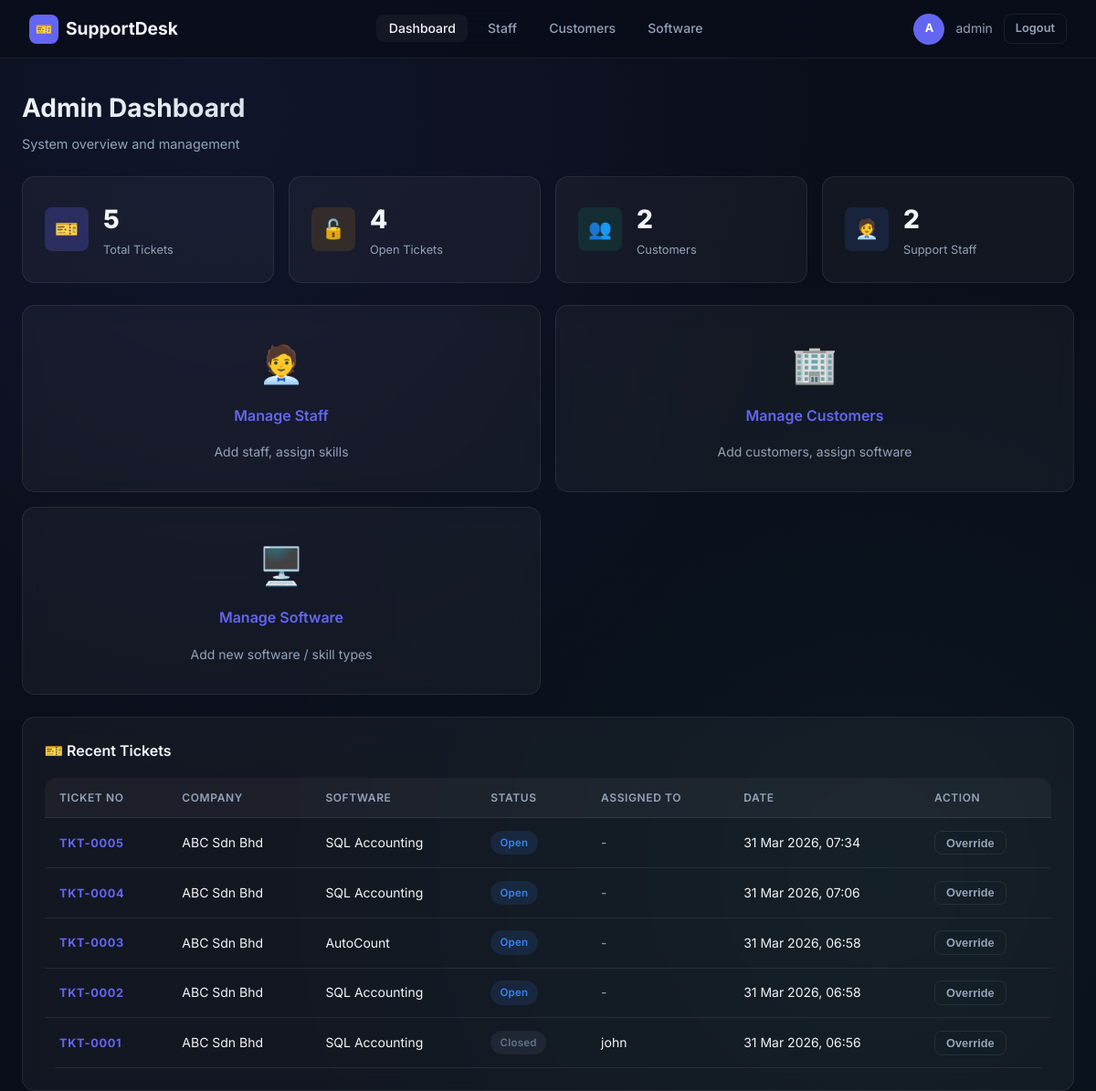
Page /admin/dashboard (signed in) on the committed database.
### models.py (models this page shows, shortened)
class StaffUser(UserMixin, db.Model):
    __tablename__ = 'staff_users'
    id = db.Column(db.Integer, primary_key=True)
    username = db.Column(db.String(80), unique=True, nullable=False)
    password_hash = db.Column(db.String(200), nullable=False)
    role = db.Column(db.String(20), nullable=False, default='support')  # admin / support
    skills = db.relationship('StaffSkill', backref='staff', lazy=True)

class Ticket(db.Model):
    __tablename__ = 'tickets'
    id = db.Column(db.Integer, primary_key=True)
    ticket_no = db.Column(db.String(20), unique=True, nullable=False)
    company_id = db.Column(db.Integer, db.ForeignKey('customers.id'), nullable=False)
    user_id = db.Column(db.Integer, db.ForeignKey('users.id'), nullable=False)
    software_id = db.Column(db.Integer, db.ForeignKey('software_types.id'), nullable=False)
    description = db.Column(db.Text, nullable=False)
    priority = db.Column(db.String(20), default='Normal')  # Low / Normal / High / Urgent
    attachment = db.Column(db.String(200), nullable=True)
    status = db.Column(db.String(30), default='Open')  # Open / Assigned / In Progress / Closed
    assigned_to = db.Column(db.Integer, db.ForeignKey('staff_users.id'), nullable=True)
    assigned_at = db.Column(db.DateTime, nullable=True)
    support_status_at_creation = db.Column(db.String(20), nullable=False)
    preferred_staff_id = db.Column(db.Integer, db.ForeignKey('staff_users.id'), nullable=True)
    preferred_status = db.Column(db.String(20), nullable=True)  # Pending / Accepted / Rejected
    remote_tool = db.Column(db.String(50), nullable=True)
    remote_id = db.Column(db.String(50), nullable=True)
    remote_password = db.Column(db.String(50), nullable=True)
    staff_remark = db.Column(db.Text, nullable=True)
    created_at = db.Column(db.DateTime, default=db.func.now())
    closed_at = db.Column(db.DateTime, nullable=True)
    software = db.relationship('SoftwareType')
    submitter = db.relationship('User', foreign_keys=[user_id])
    assignee = db.relationship('StaffUser', foreign_keys=[assigned_to])
    preferred_staff = db.relationship('StaffUser', foreign_keys=[preferred_staff_id])
    replies = db.relationship('Reply', backref='ticket', lazy=True, order_by='Reply.created_at')
    transfer_requests = db.relationship('TransferRequest', backref='ticket', lazy=True)

class Customer(db.Model):
    __tablename__ = 'customers'
    id = db.Column(db.Integer, primary_key=True)
    company_name = db.Column(db.String(120), nullable=False)
    support_start = db.Column(db.Date, nullable=False)
    support_end = db.Column(db.Date, nullable=False)
    phone_number = db.Column(db.String(30), nullable=False)
    users = db.relationship('User', backref='company', lazy=True)
    tickets = db.relationship('Ticket', backref='company', lazy=True)
    software_links = db.relationship('CustomerSoftware', backref='customer', lazy=True)

class SoftwareType(db.Model):
    __tablename__ = 'software_types'
    id = db.Column(db.Integer, primary_key=True)
    name = db.Column(db.String(100), nullable=False, unique=True)

### routes/admin.py (the view)
@admin_bp.route('/dashboard')
@login_required
@require_admin
def dashboard():
    total_tickets = Ticket.query.count()
    open_tickets = Ticket.query.filter(Ticket.status != 'Closed').count()
    total_customers = Customer.query.count()
    total_staff = StaffUser.query.filter_by(role='support').count()
    recent_tickets = Ticket.query.order_by(Ticket.created_at.desc()).limit(10).all()
    all_staff = StaffUser.query.filter_by(role='support').all()
    return render_template('admin/dashboard.html',
                           total_tickets=total_tickets,
                           open_tickets=open_tickets,
                           total_customers=total_customers,
                           total_staff=total_staff,
                           recent_tickets=recent_tickets,
                           all_staff=all_staff)

### models.py (called while the page is built)
@login_manager.user_loader
def load_user(user_id):
    if user_id.startswith('staff-'):
        return StaffUser.query.get(int(user_id.split('-')[1]))
    elif user_id.startswith('user-'):
        return User.query.get(int(user_id.split('-')[1]))
    return None

### routes/admin.py (called while the page is built)
def require_admin(f):
    from functools import wraps
    @wraps(f)
    def decorated(*args, **kwargs):
        if not isinstance(current_user, StaffUser) or current_user.role != 'admin':
            flash('Admin access required.', 'error')
            return redirect(url_for('auth.staff_login'))
        return f(*args, **kwargs)
    return decorated

### templates/admin/dashboard.html (shortened to what this page needs)
{% extends 'base.html' %}
{% block content %}
<div class="container">
  <div class="page-header">
    <h1 class="page-title">Admin Dashboard</h1>
    <p class="page-subtitle">System overview and management</p>
  </div>
  <div class="stats-grid mb-6">
    <div class="stat-card">
      <div class="stat-icon purple">🎫</div>
      <div><div class="stat-value">{{ total_tickets }}</div><div class="stat-label">Total Tickets</div></div>
    </div>
    <div class="stat-card">
      <div class="stat-icon yellow">🔓</div>
      <div><div class="stat-value">{{ open_tickets }}</div><div class="stat-label">Open Tickets</div></div>
    </div>
    <div class="stat-card">
      <div class="stat-icon green">👥</div>
      <div><div class="stat-value">{{ total_customers }}</div><div class="stat-label">Customers</div></div>
    </div>
    <div class="stat-card">
      <div class="stat-icon blue">🧑‍💼</div>
      <div><div class="stat-value">{{ total_staff }}</div><div class="stat-label">Support Staff</div></div>
    </div>
  </div>
  <div class="grid-2 mb-6">
    <a href="{{ url_for('admin.manage_staff') }}" style="text-decoration:none;">
      <div class="card" style="text-align:center; padding:2rem; cursor:pointer;">
        <div style="font-size:2.5rem; margin-bottom:0.75rem;">🧑‍💼</div>
        <div class="font-semibold" style="font-size:1rem;">Manage Staff</div>
        <div class="text-sm text-muted mt-4">Add staff, assign skills</div>
      </div>
    </a>
    <a href="{{ url_for('admin.manage_customers') }}" style="text-decoration:none;">
      <div class="card" style="text-align:center; padding:2rem; cursor:pointer;">
        <div style="font-size:2.5rem; margin-bottom:0.75rem;">🏢</div>
        <div class="font-semibold" style="font-size:1rem;">Manage Customers</div>
        <div class="text-sm text-muted mt-4">Add customers, assign software</div>
      </div>
    </a>
    <a href="{{ url_for('admin.manage_software') }}" style="text-decoration:none;">
      <div class="card" style="text-align:center; padding:2rem; cursor:pointer;">
        <div style="font-size:2.5rem; margin-bottom:0.75rem;">🖥️</div>
        <div class="font-semibold" style="font-size:1rem;">Manage Software</div>
        <div class="text-sm text-muted mt-4">Add new software / skill types</div>
      </div>
    </a>
  </div>
  <div class="card">
    <div class="card-title">🎫 Recent Tickets</div>
    {% if recent_tickets %}
    <div class="table-wrap">
      <table>
        <thead>
          <tr>
            <th>Ticket No</th>
            <th>Company</th>
            <th>Software</th>
            <th>Status</th>
            <th>Assigned To</th>
            <th>Date</th>
            <th>Action</th>
          </tr>
        </thead>
        <tbody>
          {% for ticket in recent_tickets %}
          <tr>
            <td><span class="ticket-no">{{ ticket.ticket_no }}</span></td>
            <td>{{ ticket.company.company_name }}</td>
            <td>{{ ticket.software.name }}</td>
            <td><span class="badge badge-{{ ticket.status.lower().replace(' ','') }}">{{ ticket.status }}</span></td>
            <td>{% if ticket.assignee %}{{ ticket.assignee.username }}{% else %}<span class="text-muted">-</span>{% endif %}</td>
            <td>{{ ticket.created_at.strftime('%d %b %Y, %H:%M') }}</td>
            <td>
              <button type="button" class="btn btn-ghost btn-sm" data-modal="modal-override-{{ ticket.id }}">Override</button>
            </td>
          </tr>
          {% endfor %}
        </tbody>
      </table>
    </div>
    {% else %}
    <div class="empty-state">
      <div class="icon">📭</div>
      <h3>No tickets yet</h3>
    </div>
    {% endif %}
  </div>
</div>
{% endblock %}

### templates/base.html (shortened to what this page needs)
<!DOCTYPE html>
<html lang="en">
<head>
  <link rel="stylesheet" href="{{ url_for('static', filename='css/style.css') }}" />
</head>
<body>
{% if current_user.is_authenticated %}
<nav class="navbar">
  <div style="display:flex; align-items:center; gap:1rem;">
    <a href="#" class="navbar-brand">
      <span class="logo-icon">🎫</span>
      SupportDesk
    </a>
  </div>
  <ul class="navbar-nav">
    {% if current_user.__class__.__name__ == 'User' %}
      <li><a href="{{ url_for('customer.dashboard') }}" class="{{ 'active' if request.endpoint == 'customer.dashboard' }}">Dashboard</a></li>
      <li><a href="{{ url_for('customer.submit_ticket') }}" class="{{ 'active' if request.endpoint == 'customer.submit_ticket' }}">New Ticket</a></li>
      <li><a href="{{ url_for('customer.ticket_history') }}" class="{{ 'active' if request.endpoint == 'customer.ticket_history' }}">My Tickets</a></li>
    {% elif current_user.__class__.__name__ == 'StaffUser' %}
      {% if current_user.role == 'admin' %}
        <li><a href="{{ url_for('admin.dashboard') }}" class="{{ 'active' if request.endpoint == 'admin.dashboard' }}">Dashboard</a></li>
        <li><a href="{{ url_for('admin.manage_staff') }}" class="{{ 'active' if request.endpoint == 'admin.manage_staff' }}">Staff</a></li>
        <li><a href="{{ url_for('admin.manage_customers') }}" class="{{ 'active' if request.endpoint == 'admin.manage_customers' }}">Customers</a></li>
        <li><a href="{{ url_for('admin.manage_software') }}" class="{{ 'active' if request.endpoint == 'admin.manage_software' }}">Software</a></li>
      {% else %}
        <li><a href="{{ url_for('staff.dashboard') }}" class="{{ 'active' if request.endpoint == 'staff.dashboard' }}">Dashboard</a></li>
        <li><a href="{{ url_for('staff.archive') }}" class="{{ 'active' if request.endpoint == 'staff.archive' }}">Archive</a></li>
      {% endif %}
    {% endif %}
  </ul>
  <div class="navbar-user">
    <div class="avatar">{{ current_user.username[0].upper() }}</div>
    <span>{{ current_user.username }}</span>
    <a href="{{ url_for('auth.logout') }}" class="btn btn-ghost btn-sm">Logout</a>
  </div>
</nav>
{% endif %}
{% block content %}{% endblock %}
</body>
</html>

### rows in the picture
StaffUser: username "A", username "admin"
Ticket: ticket_no "TKT-0005", company.company_name "ABC Sdn Bhd", software.name "SQL Accounting", status "Open", created_at "31 Mar 2026, 07:34"
Ticket: ticket_no "TKT-0004", company.company_name "ABC Sdn Bhd", software.name "SQL Accounting", status "Open", created_at "31 Mar 2026, 07:06"
Ticket: ticket_no "TKT-0003", company.company_name "ABC Sdn Bhd", software.name "AutoCount", status "Open", created_at "31 Mar 2026, 06:58"
Ticket: ticket_no "TKT-0002", company.company_name "ABC Sdn Bhd", software.name "SQL Accounting", status "Open", created_at "31 Mar 2026, 06:58"
Ticket: ticket_no "TKT-0001", company.company_name "ABC Sdn Bhd", software.name "SQL Accounting", status "Closed", assignee.username "john", created_at "31 Mar 2026, 06:56"

### other values in the picture
{{ total_tickets }} "5"
{{ open_tickets }} "4"
{{ total_customers }} "2"
{{ total_staff }} "2"
